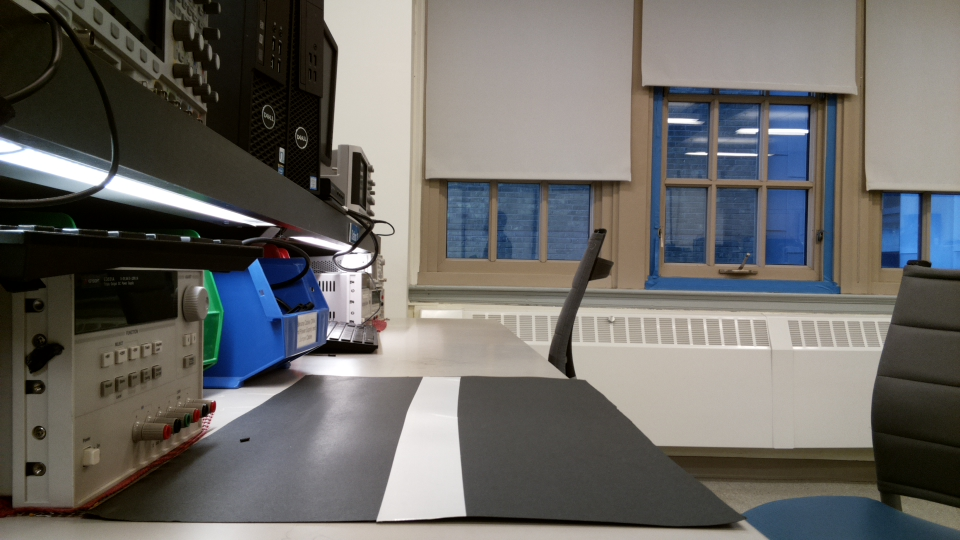
#> input picture OpenCV/blackRoad.jpg, 960 x 540 px
$ python lane_test.py
#> lines starting #> are read from the running program, lines starting #| are printed output that depends on the picture
import cv2
import numpy as np

imgColor = cv2.imread('blackRoad.jpg')
#> imgColor is the input picture: shape (540, 960, 3); mean B, G, R 102.3, 105.6, 107.4
#
#
#
img = cv2.cvtColor(imgColor, cv2.COLOR_BGR2GRAY)
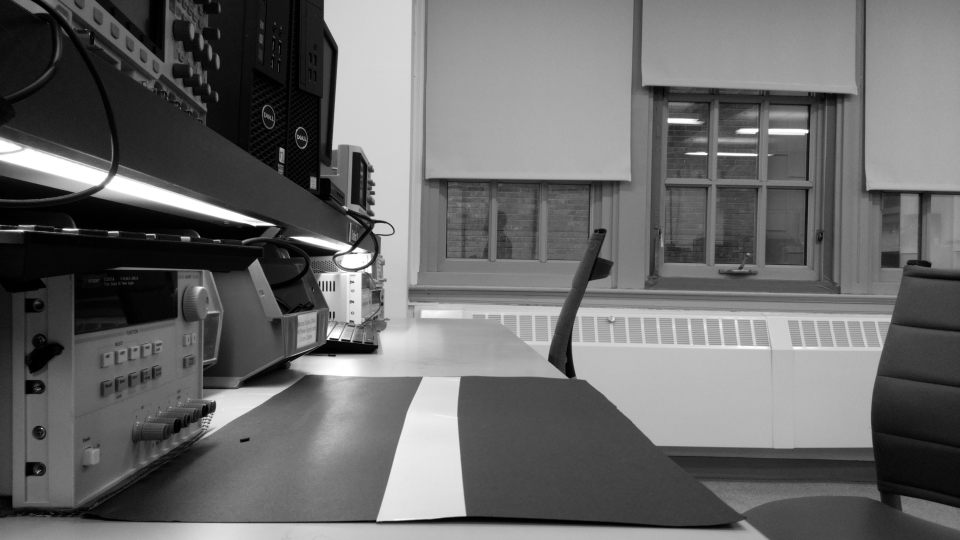
#> img: shape (540, 960); min 0, max 255, mean 105.7
#
#
img = cv2.GaussianBlur(img,(3,3),0)
#
#
#
edges = cv2.Canny(img,20,80)
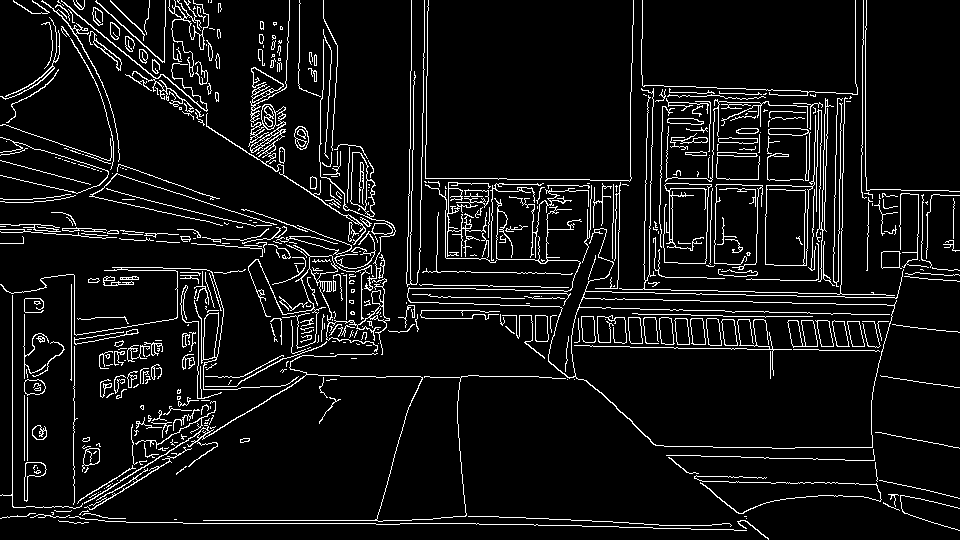
#> edges: shape (540, 960); 7.6% white in thin lines or dots
#
#
lower_yellow = np.array([20, 100, 100])
upper_yellow = np.array([30, 255, 255])

#> (the run stopped early here; a loop or call above may not have finished)

$ run again, with OpenCV/my_image.jpg copied over OpenCV/blackRoad.jpg
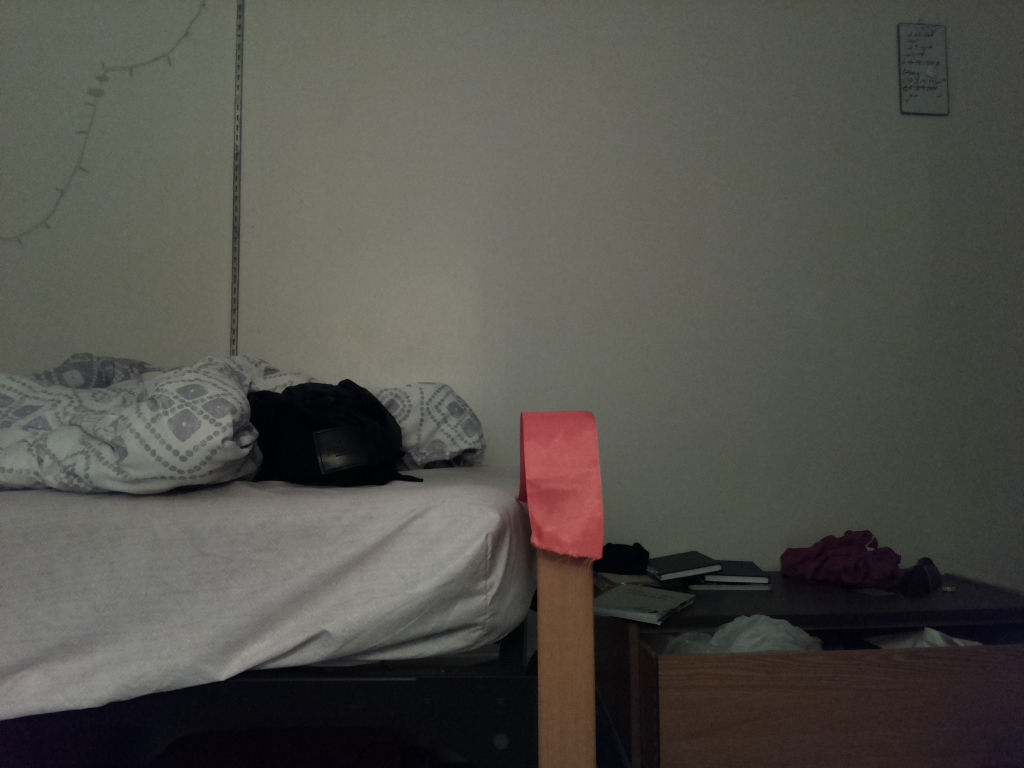
#> input picture OpenCV/my_image.jpg, 1024 x 768 px
#> imgColor is the input picture: shape (768, 1024, 3); mean B, G, R 74.6, 80.7, 82.2
#> `img = cv2.cvtColor(imgColor, cv2.COLOR_BGR2GRAY)`:
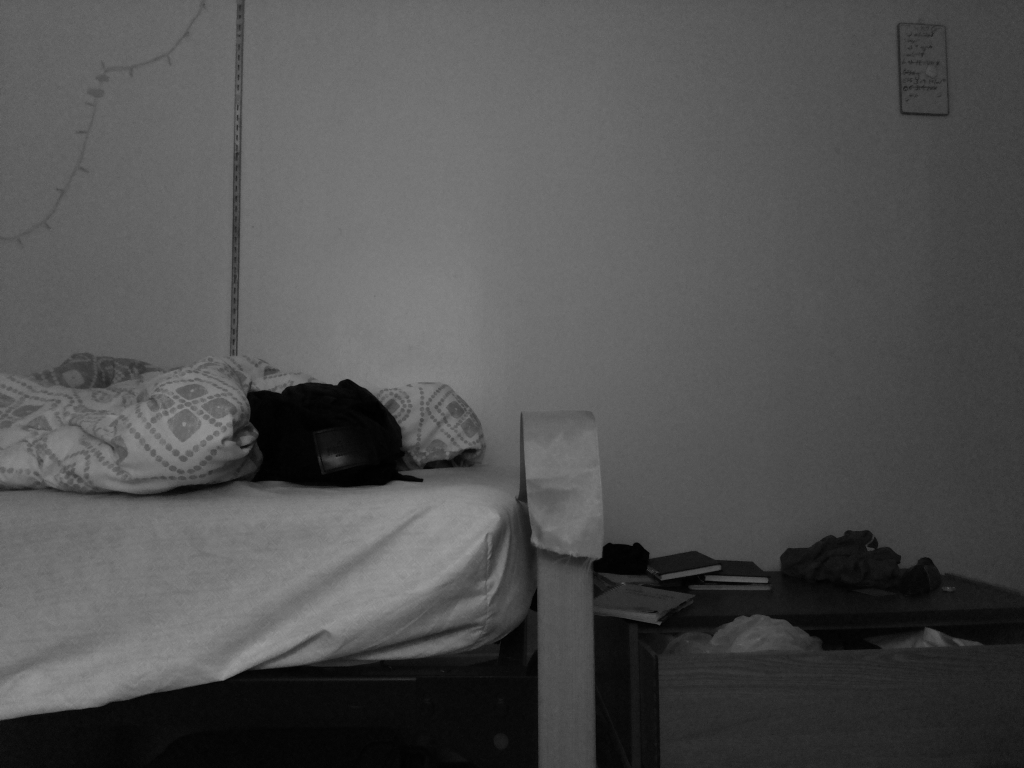
#> img: shape (768, 1024); min 0, max 155, mean 80.5
#> `edges = cv2.Canny(img,20,80)`:
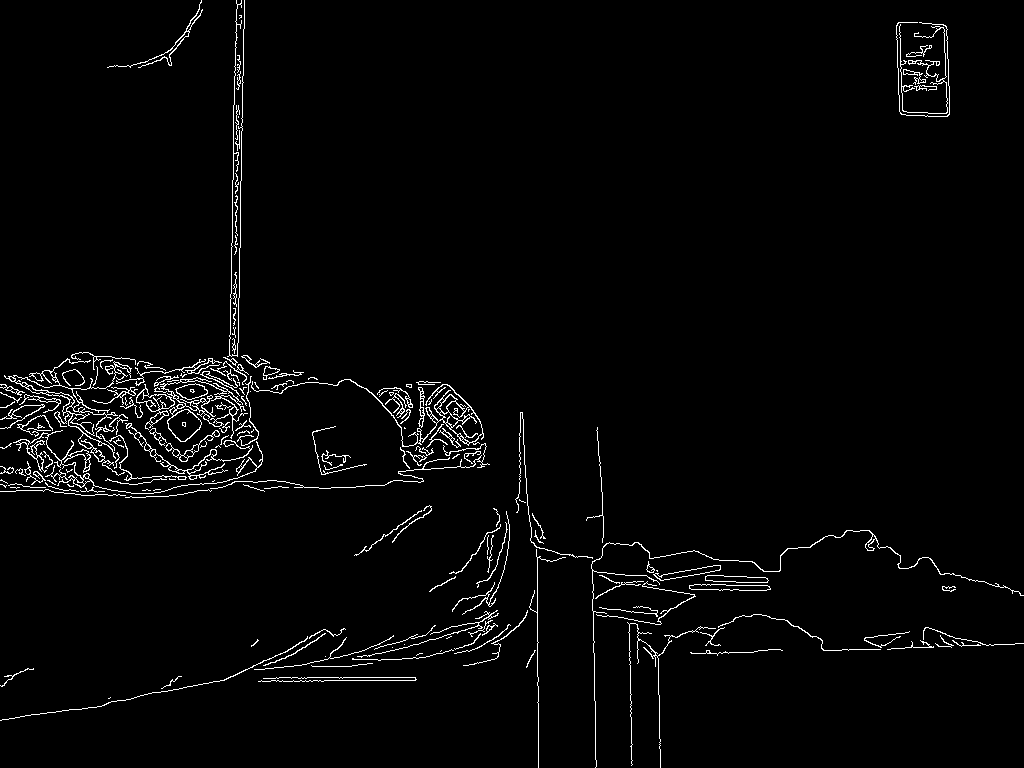
#> edges: shape (768, 1024); 2.4% white in thin lines or dots
